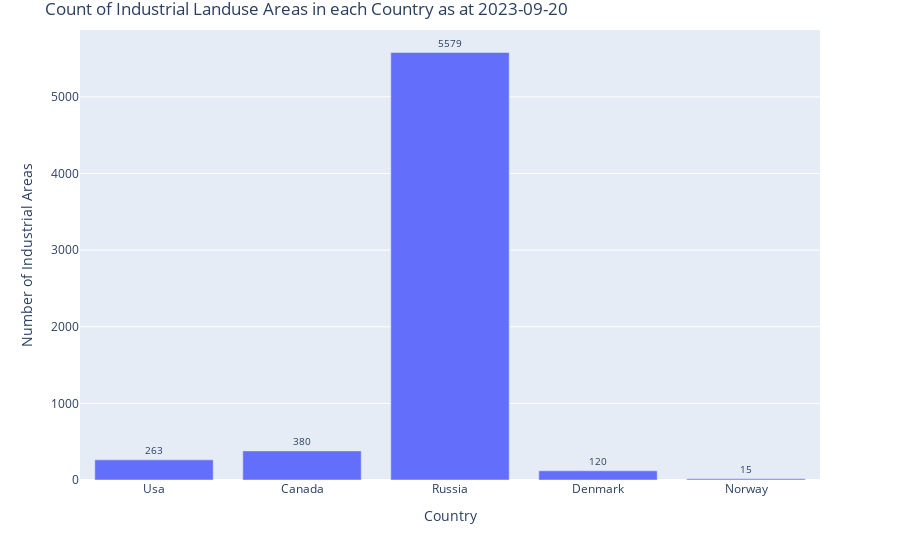

Write notebook code for a chart like this one.
### Markdown cell above
# `landuse=industrial`

### Code cell
import requests
import geopandas as gpd
import json
import matplotlib.pyplot as plt

URL = 'https://api.ohsome.org/v1/elements/count/groupBy/boundary'

# Read the GeoJSON file containing the bounding polygon
with open('data/boundary_cont_discon.geojson', 'r') as geojson_file:
    bounding_polygon_geojson = json.load(geojson_file)



# Define the request parameters and make the post request
data = {
"bpolys": json.dumps(bounding_polygon_geojson),  # Convert GeoJSON to JSON string
"time": "2023-09-20",
"filter": "landuse=industrial",
"format": "json"
 }

response = requests.post(URL, data=data)
results = response.json()
#print(results)
import plotly.express as px

group_objects = [item['groupByObject'] for item in results['groupByResult']]
values = [item['result'][0]['value'] for item in results['groupByResult']]

# Create a bar chart using Plotly
fig = px.bar(x=group_objects, y=values, labels={'x': 'Group Object', 'y': 'Value'}, text=values)
fig.update_layout(
    title='Count of Industrial Landuse Areas in each Country as at 2023-09-20',
    xaxis_title='Country',
    yaxis_title='Number of Industrial Areas'
)

# Customize the text placement
# Customize the text placement
fig.update_traces(texttemplate='%{text}',textfont=dict(size=10), textposition='outside')
fig.update_layout(margin=dict(t=30))
fig.show()

### Figure 1 — Plotly figure (JSON) as saved in the notebook; plotly's stock layout.template omitted (floating-point values rounded to 4 significant figures)
{"data": [{"alignmentgroup": "True", "hovertemplate": "Group Object=%{x}<br>Value=%{y}<br>text=%{text}<extra></extra>", "legendgroup": "", "marker": {"color": "#636efa", "pattern": {"shape": ""}}, "name": "", "offsetgroup": "", "orientation": "v", "showlegend": false, "text": [263, 380, 5579, 120, 15], "textfont": {"size": 10}, "textposition": "outside", "texttemplate": "%{text}", "type": "bar", "x": ["Usa", "Canada", "Russia", "Denmark", "Norway"], "xaxis": "x", "y": [263, 380, 5579, 120, 15], "yaxis": "y"}], "layout": {"autosize": true, "barmode": "relative", "legend": {"tracegroupgap": 0}, "margin": {"t": 30}, "title": {"text": "Count of Industrial Landuse Areas in each Country as at 2023-09-20"}, "xaxis": {"anchor": "y", "autorange": true, "domain": [0, 1], "range": [-0.5, 4.5], "title": {"text": "Country"}, "type": "category"}, "yaxis": {"anchor": "x", "autorange": true, "domain": [0, 1], "range": [0, 5873.0], "title": {"text": "Number of Industrial Areas"}, "type": "linear"}}}
